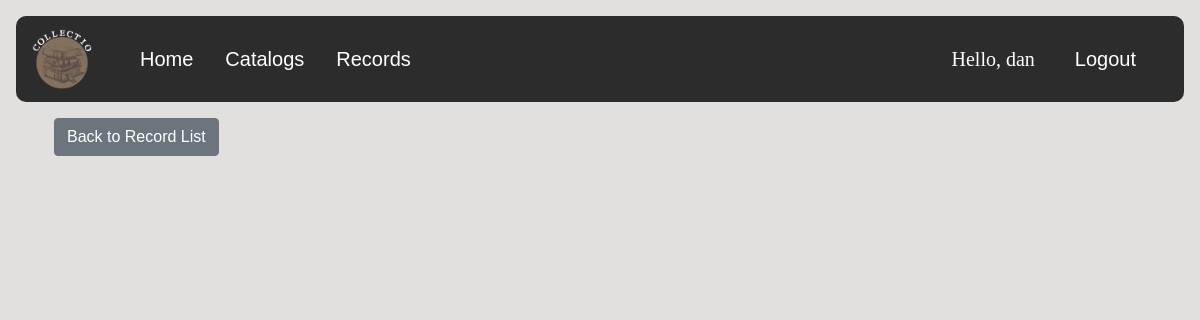
/record_detail/6/ (signed in), run on an earlier commit of the app's database.
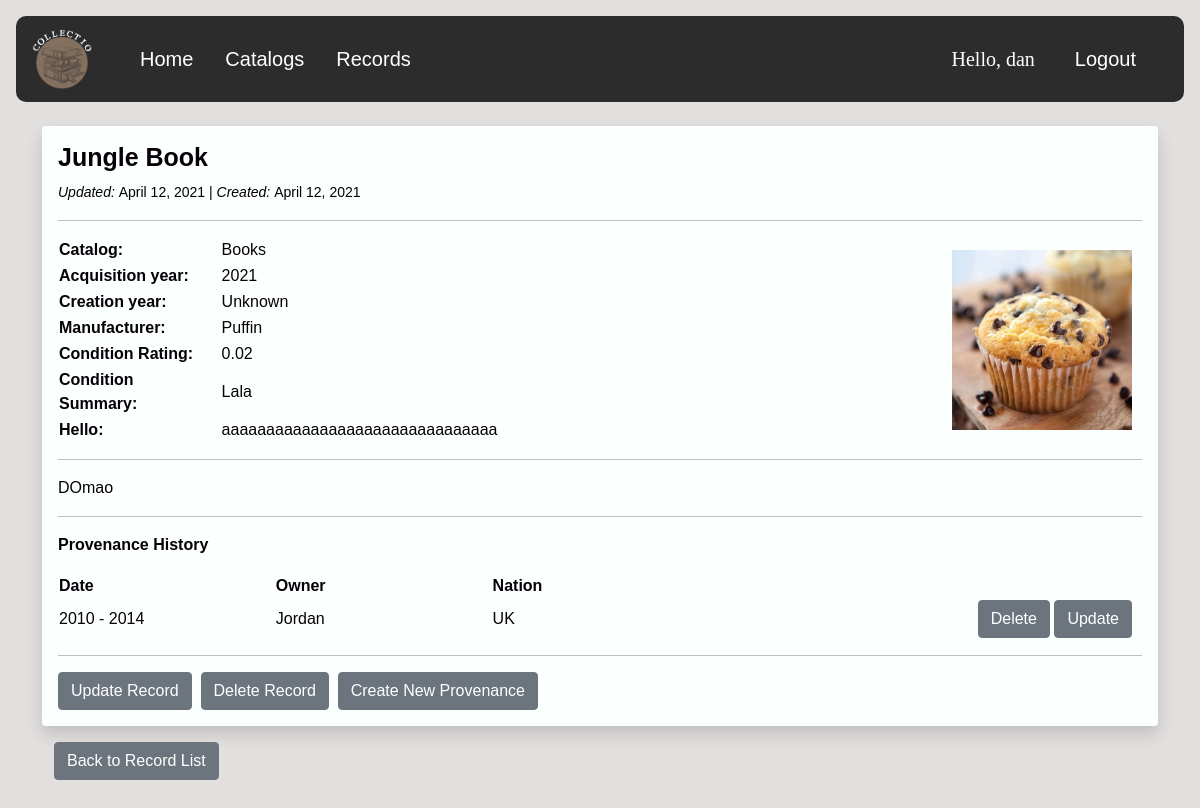
And on a later commit of the database.
### catalog/models.py (models this page shows, shortened)
class CommonInfo(models.Model):
    id = models.AutoField(primary_key=True)
    created_at = models.DateField(auto_now_add=True, editable=False)
    updated_at = models.DateField(auto_now=True, editable=False)
    name = models.CharField(max_length=100, help_text='Enter name')
    description = models.TextField(blank=True, help_text='Enter description')
    class Meta:
        abstract = True
        ordering = ['name', '-updated_at']  # '-' reverses order, e.i. newest first

class Record(CommonInfo):
    created_by = models.ForeignKey(User, on_delete=models.CASCADE)
    my_catalog = models.ForeignKey(Catalog, on_delete=models.CASCADE,
                                   verbose_name='Catalog')  # Many records to one Catalog. Deletes all records associated with deleted catalog.
    acquisition_date = models.CharField(max_length=100,
                                        help_text='Please use the following format: <em> YYYY - YYYY </em>', blank=True,
                                        default='Unknown')
    creation_date = models.CharField(max_length=100, help_text='Please use the following format: <em> YYYY </em>',
                                     blank=True, default='Unknown')
    manufacturer = models.ForeignKey('Manufacturer', null=True, blank=True, on_delete=SET_NULL)
    record_picture = models.ImageField(null=True, blank=True, upload_to="images/")
    condition_rating = DecimalField(
        verbose_name='Condition Rating (0 to 5)',
        default=0,
        decimal_places=2,
        max_digits=3,
        validators=[MinValueValidator(Decimal('0')), MaxValueValidator(Decimal('5'))]
    )
    condition_description = models.TextField(blank=True, help_text='Enter condition description')

class Catalog(CommonInfo):
    created_by = models.ForeignKey(User, on_delete=models.CASCADE)

class Manufacturer(models.Model):
    created_by = models.ForeignKey(User, on_delete=models.CASCADE)
    name = models.CharField(max_length=100, help_text='Enter name')

class CustomField(models.Model):
    record = models.ForeignKey(Record, on_delete=models.CASCADE)
    field_label = models.CharField(blank=True, max_length=50)
    type = models.CharField(max_length=4, choices=CUSTOMFIELD_TYPE, default='char')
    cf_char = models.CharField(blank=True, max_length=100)
    cf_text = models.TextField(blank=True)
    cf_bool = models.BooleanField(blank=True, null=True)  # verbose_name='value'
    cf_int = models.IntegerField(blank=True, null=True)
    cf_dec = models.DecimalField(blank=True, null=True, max_digits=15, decimal_places=2)

class Provenance(models.Model):
    record = models.ForeignKey(Record, on_delete=models.CASCADE)
    created_by = models.ForeignKey(User, on_delete=models.CASCADE)
    date = models.CharField(max_length=100, help_text='Please use the following format: <em>YYYY - YYYY<\em>',
                            blank=True, default='Unknown')
    owner = models.CharField(max_length=100, help_text='Enter Owner', blank=True)
    nation = models.CharField(max_length=100, help_text='Enter Nation', blank=True)
    class Meta:
        pass

### catalog/views.py (the view)
# urls.py: path('record_detail/<str:pk>/', views.recordDetail, name='record-detail'),
@login_required(login_url='/login')
def recordDetail(request, pk):
    records = models.Record.objects.filter(id__exact=pk)
    custom_fields = models.CustomField.objects.all()
    provenances = models.Provenance.objects.all()
    context = {
        'records': records,
        'custom_fields': custom_fields,
        'provenances': provenances,
    }
    return render(request, 'catalog/record_detail.html', context)

### catalog/templates/catalog/record_detail.html (shortened to what the changed rows need)
{% extends "catalog/base.html" %}
{% load static %}
{% block content %}
    <div class="container">
    {% for record in records %}
        <div class="row align-items-center">
            <div class="shadow p-3 mb-3 bg-dark rounded">
                <h3 class="text" style="font-weight:bold;font-size:25px;"> {{ record.name }}</h3>
                <p class="text"><small> <em> Updated: </em> {{ record.updated_at }} | <em>
                    Created: </em> {{ record.created_at }} </small></p>
                <hr>
                <table style="width:100%">
                    <colgroup>
                        <col span="1" style="width: 15%;">
                        <col span="1" style="width: 35%;">
                        <col span="1" style="width: 50%;">
                    </colgroup>
                    <tr>
                        <td style="text-align: left;"><strong>Catalog: </strong></td>
                        <td style="text-align: left;"> {{ record.my_catalog.name }}</td>
                        <td align="right" rowspan="0">
                            {% if record.record_picture %}
                            <img src="{{ record.record_picture.url }}" width="180">
                            {% endif %}
                        </td>
                    </tr>
                    <tr>
                        <td style="text-align: left;"><strong>Acquisition year: </strong></td>
                        <td style="text-align: left;">  {{ record.acquisition_date }} </td>
                    </tr>
                    <tr>
                        <td style="text-align: left;"><strong>Creation year: </strong></td>
                        <td style="text-align: left;">  {{ record.creation_date }} </td>
                    </tr>
                    <tr>
                        <td style="text-align: left;"><strong>Manufacturer: </strong></td>
                        {% if record.manufacturer.name %}
                        <td style="text-align: left;">  {{ record.manufacturer.name }} </td>
                        {% else %}
                            <td> Unknown </td>
                        {% endif %}
                    </tr>
                    <tr>
                        <td style="text-align: left;"><strong>Condition Rating: </strong></td>
                        <td style="text-align: left;">  {{ record.condition_rating }} </td>
                    </tr>
                    <tr>
                        <td style="text-align: left;"><strong>Condition Summary: </strong></td>
                        {% if record.manufacturer.name %}
                        <td style="text-align: left;">  {{ record.condition_description }} </td>
                        {% else %}
                            <td> No description provided </td>
                        {% endif %}
                    </tr>
                    {% for cf in custom_fields %}
                        {% if cf.record.id == record.id %}
                            <tr>
                                {% if cf.type   == 'char' and cf.cf_char %} <td> <strong> {{ cf.field_label }}: </strong> </td> <td> {{ cf.cf_char }} </td>
                                {% elif cf.type == 'text' and cf.cf_text %} <td> <strong> {{ cf.field_label }}: </strong> </td> <td> {{ cf.cf_text }} </td>
                                {% elif cf.type == 'bool'                %} <td> <strong> {{ cf.field_label }}: </strong> </td> <td> {{ cf.cf_bool }} </td>
                                {% elif cf.type == 'int'  and cf.cf_int  %} <td> <strong> {{ cf.field_label }}: </strong> </td> <td> {{ cf.cf_int }} </td>
                                {% elif cf.type == 'dec'  and cf.cf_dec  %} <td> <strong> {{ cf.field_label }}: </strong> </td> <td> {{ cf.cf_dec }} </td>
                                {% endif %}
                            </tr>
                        {% endif %}
                    {% endfor %}
                </table>
                <hr>
                {% if record.description %}
                    <p> {{ record.description }}</p>
                {% else %}
                    <p> No description provided </p>
                {% endif %}
                <hr>
                <p><strong> Provenance History </strong></p>
                <table style="width:100%">
                    <colgroup>
                        <col span="1" style="width: 20%;">
                        <col span="1" style="width: 20%;">
                        <col span="1" style="width: 30%;">
                        <col span="1" style="width: 30%;">
                    </colgroup>
                    <tr>
                        <th> Date</th>
                        <th> Owner</th>
                        <th> Nation</th>
                    </tr>
                    {% for prov in provenances %}
                        {% if prov.record.id == record.id %}
                            <tr>
                                <td> {{ prov.date }} </td>
                                <td> {{ prov.owner }} </td>
                                <td> {{ prov.nation }} </td>
                                <td align="right"><a class="btn btn-secondary"
                                       href="{% url 'provenance-delete' ur=prov.id %}">Delete</a>
                                       <a class="btn btn-secondary" href="{% url 'provenance-update' ur=prov.id %}">Update</a>
                                </td>
                            </tr>
                        {% endif %}
                    {% endfor %}
                </table>
                <hr>
                <div>
                    <a class="btn btn-secondary" href="{% url 'record-update' ur=record.id %}">Update Record</a>&nbsp;&nbsp;<a
                        class="btn btn-secondary" href="{% url 'record-delete' ur=record.id %}">Delete Record</a>&nbsp;&nbsp;<a
                        class="btn btn-secondary" href="{% url 'provenance-create' %}">Create New Provenance</a>
                </div>
            </div>
        </div>
    {% endfor %}
{% endblock content %}

What changed in the data, as far as the page shows it:
added Record: name "Jungle Book", updated_at "April 12, 2021", created_at "April 12, 2021", my_catalog.name "Books", record_picture (picture), acquisition_date "2021", creation_date "Unknown", manufacturer.name "Puffin", condition_rating "0.02", condition_description "Lala", description "DOmao"
added CustomField: field_label "Hello", cf_text "aaaaaaaaaaaaaaaaaaaaaaaaaaaaaaa"
added Provenance: date "2010 - 2014", owner "Jordan", nation "UK"
